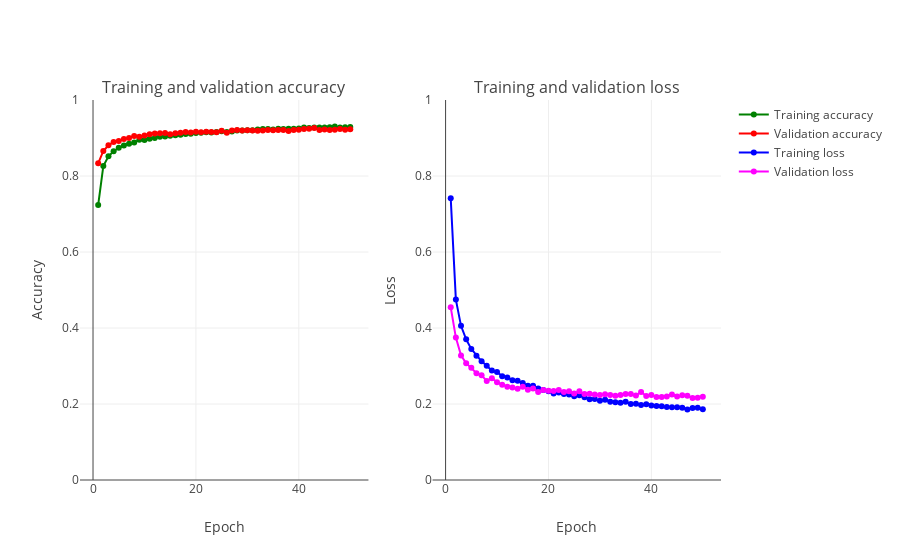

Source (notebook cell):
### Code cell
plot_accuracy_and_loss(train_model)

### Figure 1 — Plotly figure (JSON) as saved in the notebook; plotly's stock layout.template omitted (floating-point values rounded to 4 significant figures)
{"data": [{"marker": {"color": "Green"}, "mode": "markers+lines", "name": "Training accuracy", "text": ["1", "2", "3", "4", "5", "6", "7", "8", "9", "10", "11", "12", "13", "14", "15", "16", "17", "18", "19", "20", "21", "22", "23", "24", "25", "26", "27", "28", "29", "30", "31", "32", "33", "34", "35", "36", "37", "38", "39", "40", "41", "42", "43", "44", "45", "46", "47", "48", "49", "50"], "type": "scatter", "uid": "1ed87d41-0f47-4c6e-94d4-38c550334941", "x": [1, 2, 3, 4, 5, 6, 7, 8, 9, 10, 11, 12, 13, 14, 15, 16, 17, 18, 19, 20, 21, 22, 23, 24, 25, 26, 27, 28, 29, 30, 31, 32, 33, 34, 35, 36, 37, 38, 39, 40, 41, 42, 43, 44, 45, 46, 47, 48, 49, 50], "xaxis": "x", "y": [0.7234, 0.826, 0.8518, 0.8652, 0.8742, 0.8806, 0.885, 0.8879, 0.8953, 0.8951, 0.8981, 0.9, 0.9035, 0.9037, 0.9061, 0.9072, 0.9083, 0.9107, 0.9114, 0.9131, 0.914, 0.915, 0.9144, 0.9158, 0.9177, 0.9156, 0.917, 0.92, 0.9199, 0.9204, 0.9201, 0.9224, 0.9236, 0.9235, 0.9225, 0.9243, 0.9239, 0.9244, 0.924, 0.9253, 0.9274, 0.9264, 0.9276, 0.9277, 0.9276, 0.9283, 0.9302, 0.9277, 0.9282, 0.9292], "yaxis": "y"}, {"marker": {"color": "Red"}, "mode": "markers+lines", "name": "Validation accuracy", "text": ["1", "2", "3", "4", "5", "6", "7", "8", "9", "10", "11", "12", "13", "14", "15", "16", "17", "18", "19", "20", "21", "22", "23", "24", "25", "26", "27", "28", "29", "30", "31", "32", "33", "34", "35", "36", "37", "38", "39", "40", "41", "42", "43", "44", "45", "46", "47", "48", "49", "50"], "type": "scatter", "uid": "e7c0b0f4-161f-4208-bbee-989607b96720", "x": [1, 2, 3, 4, 5, 6, 7, 8, 9, 10, 11, 12, 13, 14, 15, 16, 17, 18, 19, 20, 21, 22, 23, 24, 25, 26, 27, 28, 29, 30, 31, 32, 33, 34, 35, 36, 37, 38, 39, 40, 41, 42, 43, 44, 45, 46, 47, 48, 49, 50], "xaxis": "x", "y": [0.8335, 0.8658, 0.8808, 0.8895, 0.892, 0.8975, 0.9003, 0.9056, 0.903, 0.9066, 0.91, 0.9121, 0.9126, 0.9129, 0.9097, 0.9127, 0.9135, 0.916, 0.9143, 0.9163, 0.9154, 0.9162, 0.9158, 0.915, 0.9193, 0.9139, 0.9194, 0.9211, 0.9194, 0.9205, 0.9195, 0.9193, 0.9199, 0.9211, 0.9203, 0.9208, 0.9212, 0.9185, 0.9211, 0.9218, 0.924, 0.9247, 0.9265, 0.9211, 0.9227, 0.9209, 0.9215, 0.9236, 0.9218, 0.9232], "yaxis": "y"}, {"marker": {"color": "Blue"}, "mode": "markers+lines", "name": "Training loss", "text": ["1", "2", "3", "4", "5", "6", "7", "8", "9", "10", "11", "12", "13", "14", "15", "16", "17", "18", "19", "20", "21", "22", "23", "24", "25", "26", "27", "28", "29", "30", "31", "32", "33", "34", "35", "36", "37", "38", "39", "40", "41", "42", "43", "44", "45", "46", "47", "48", "49", "50"], "type": "scatter", "uid": "16b8cc0f-aa7f-4936-b9c8-20bdd5e32a94", "x": [1, 2, 3, 4, 5, 6, 7, 8, 9, 10, 11, 12, 13, 14, 15, 16, 17, 18, 19, 20, 21, 22, 23, 24, 25, 26, 27, 28, 29, 30, 31, 32, 33, 34, 35, 36, 37, 38, 39, 40, 41, 42, 43, 44, 45, 46, 47, 48, 49, 50], "xaxis": "x2", "y": [0.7417, 0.4748, 0.4057, 0.3701, 0.3449, 0.3273, 0.3124, 0.3005, 0.2879, 0.2843, 0.2729, 0.2698, 0.2627, 0.2612, 0.255, 0.2481, 0.2478, 0.241, 0.2369, 0.2337, 0.2279, 0.23, 0.2261, 0.2248, 0.2204, 0.223, 0.2178, 0.2122, 0.2129, 0.2083, 0.2112, 0.2062, 0.2047, 0.2034, 0.2061, 0.1999, 0.2009, 0.1976, 0.1993, 0.1962, 0.1945, 0.1941, 0.1918, 0.1916, 0.1912, 0.1898, 0.1854, 0.1895, 0.1901, 0.1863], "yaxis": "y2"}, {"marker": {"color": "Magenta"}, "mode": "markers+lines", "name": "Validation loss", "text": ["1", "2", "3", "4", "5", "6", "7", "8", "9", "10", "11", "12", "13", "14", "15", "16", "17", "18", "19", "20", "21", "22", "23", "24", "25", "26", "27", "28", "29", "30", "31", "32", "33", "34", "35", "36", "37", "38", "39", "40", "41", "42", "43", "44", "45", "46", "47", "48", "49", "50"], "type": "scatter", "uid": "490a9c80-f551-4050-a48a-a4ac07b30780", "x": [1, 2, 3, 4, 5, 6, 7, 8, 9, 10, 11, 12, 13, 14, 15, 16, 17, 18, 19, 20, 21, 22, 23, 24, 25, 26, 27, 28, 29, 30, 31, 32, 33, 34, 35, 36, 37, 38, 39, 40, 41, 42, 43, 44, 45, 46, 47, 48, 49, 50], "xaxis": "x2", "y": [0.4545, 0.3747, 0.3279, 0.307, 0.2951, 0.2808, 0.2755, 0.2606, 0.268, 0.257, 0.2509, 0.2457, 0.2436, 0.2401, 0.2452, 0.2376, 0.2408, 0.2316, 0.2368, 0.2346, 0.2343, 0.237, 0.2316, 0.2336, 0.2279, 0.2334, 0.2262, 0.227, 0.2247, 0.2239, 0.2255, 0.2237, 0.2219, 0.2239, 0.2265, 0.2266, 0.2225, 0.2317, 0.2212, 0.2235, 0.2187, 0.2185, 0.2196, 0.2252, 0.2195, 0.2229, 0.2217, 0.2158, 0.2166, 0.2192], "yaxis": "y2"}], "layout": {"annotations": [{"font": {"size": 16}, "showarrow": false, "text": "Training and validation accuracy", "x": 0.225, "xanchor": "center", "xref": "paper", "y": 1, "yanchor": "bottom", "yref": "paper"}, {"font": {"size": 16}, "showarrow": false, "text": "Training and validation loss", "x": 0.775, "xanchor": "center", "xref": "paper", "y": 1, "yanchor": "bottom", "yref": "paper"}], "xaxis": {"anchor": "y", "domain": [0, 0.45], "title": "Epoch"}, "xaxis2": {"anchor": "y2", "domain": [0.55, 1], "title": "Epoch"}, "yaxis": {"anchor": "x", "domain": [0, 1], "range": [0, 1], "title": "Accuracy"}, "yaxis2": {"anchor": "x2", "domain": [0, 1], "range": [0, 1], "title": "Loss"}}}
